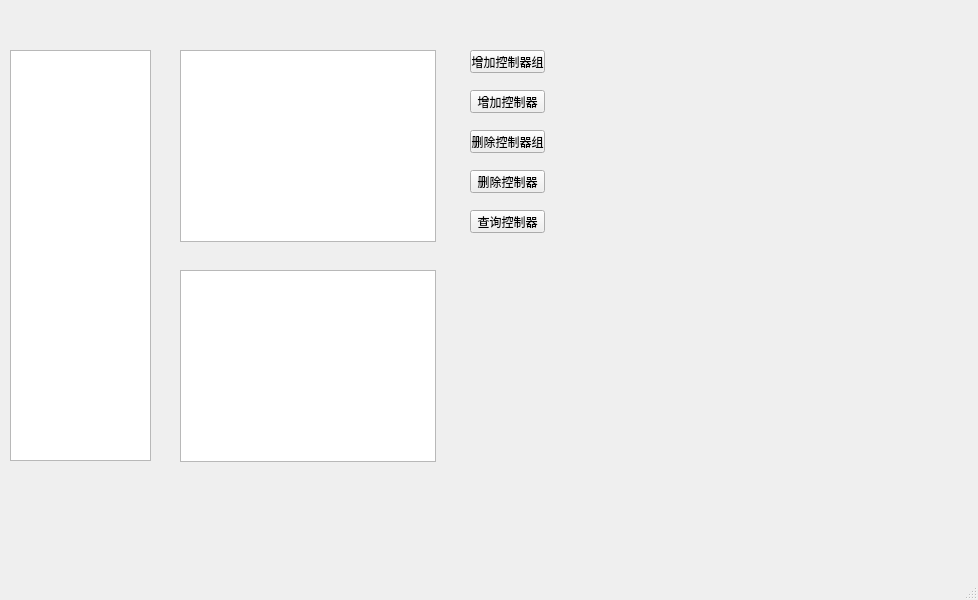
<?xml version="1.0" encoding="UTF-8"?>
<ui version="4.0">
 <class>MainWindow</class>
 <widget class="QMainWindow" name="MainWindow">
  <property name="geometry">
   <rect>
    <x>0</x>
    <y>0</y>
    <width>978</width>
    <height>600</height>
   </rect>
  </property>
  <property name="windowTitle">
   <string>MainWindow</string>
  </property>
  <widget class="QWidget" name="centralwidget">
   <widget class="QPushButton" name="pushButton">
    <property name="geometry">
     <rect>
      <x>470</x>
      <y>50</y>
      <width>75</width>
      <height>23</height>
     </rect>
    </property>
    <property name="text">
     <string>增加控制器组</string>
    </property>
   </widget>
   <widget class="QPushButton" name="pushButton_2">
    <property name="geometry">
     <rect>
      <x>470</x>
      <y>90</y>
      <width>75</width>
      <height>23</height>
     </rect>
    </property>
    <property name="text">
     <string>增加控制器</string>
    </property>
   </widget>
   <widget class="QPushButton" name="pushButton_3">
    <property name="geometry">
     <rect>
      <x>470</x>
      <y>130</y>
      <width>75</width>
      <height>23</height>
     </rect>
    </property>
    <property name="text">
     <string>删除控制器组</string>
    </property>
   </widget>
   <widget class="QPushButton" name="pushButton_4">
    <property name="geometry">
     <rect>
      <x>470</x>
      <y>170</y>
      <width>75</width>
      <height>23</height>
     </rect>
    </property>
    <property name="text">
     <string>删除控制器</string>
    </property>
   </widget>
   <widget class="QPushButton" name="pushButton_5">
    <property name="geometry">
     <rect>
      <x>470</x>
      <y>210</y>
      <width>75</width>
      <height>23</height>
     </rect>
    </property>
    <property name="text">
     <string>查询控制器</string>
    </property>
   </widget>
   <widget class="QListView" name="listView">
    <property name="geometry">
     <rect>
      <x>10</x>
      <y>50</y>
      <width>141</width>
      <height>411</height>
     </rect>
    </property>
    <property name="sizePolicy">
     <sizepolicy hsizetype="Fixed" vsizetype="Expanding">
      <horstretch>0</horstretch>
      <verstretch>0</verstretch>
     </sizepolicy>
    </property>
   </widget>
   <widget class="QTableView" name="tableView">
    <property name="geometry">
     <rect>
      <x>180</x>
      <y>50</y>
      <width>256</width>
      <height>192</height>
     </rect>
    </property>
    <property name="sizePolicy">
     <sizepolicy hsizetype="Fixed" vsizetype="Expanding">
      <horstretch>0</horstretch>
      <verstretch>0</verstretch>
     </sizepolicy>
    </property>
    <property name="layoutDirection">
     <enum>Qt::LeftToRight</enum>
    </property>
   </widget>
   <widget class="QListView" name="listView_2">
    <property name="enabled">
     <bool>true</bool>
    </property>
    <property name="geometry">
     <rect>
      <x>180</x>
      <y>270</y>
      <width>256</width>
      <height>192</height>
     </rect>
    </property>
    <property name="sizePolicy">
     <sizepolicy hsizetype="Fixed" vsizetype="Fixed">
      <horstretch>0</horstretch>
      <verstretch>0</verstretch>
     </sizepolicy>
    </property>
   </widget>
  </widget>
  <widget class="QMenuBar" name="menubar">
   <property name="geometry">
    <rect>
     <x>0</x>
     <y>0</y>
     <width>978</width>
     <height>23</height>
    </rect>
   </property>
  </widget>
  <widget class="QStatusBar" name="statusbar"/>
 </widget>
 <resources/>
 <connections/>
</ui>
